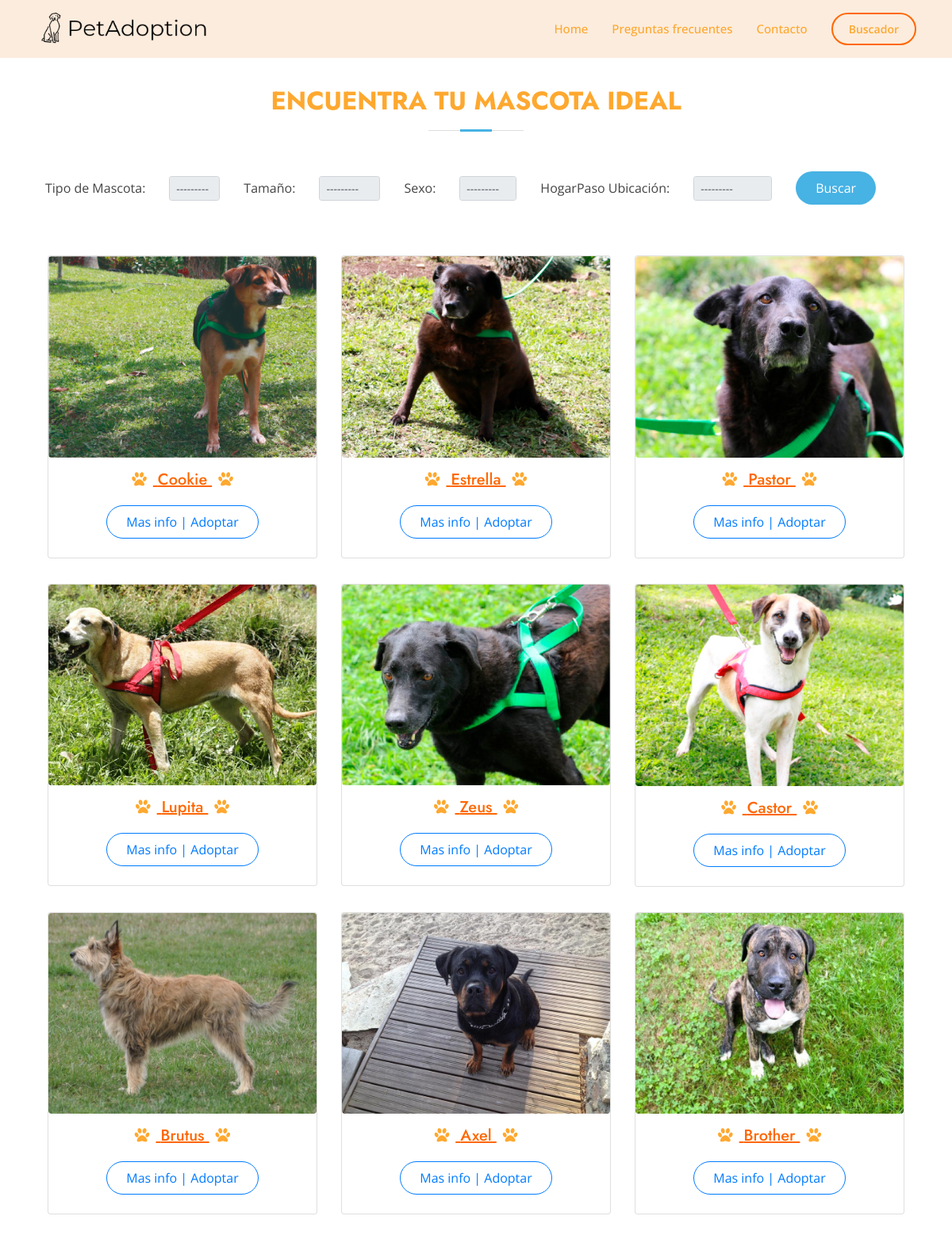
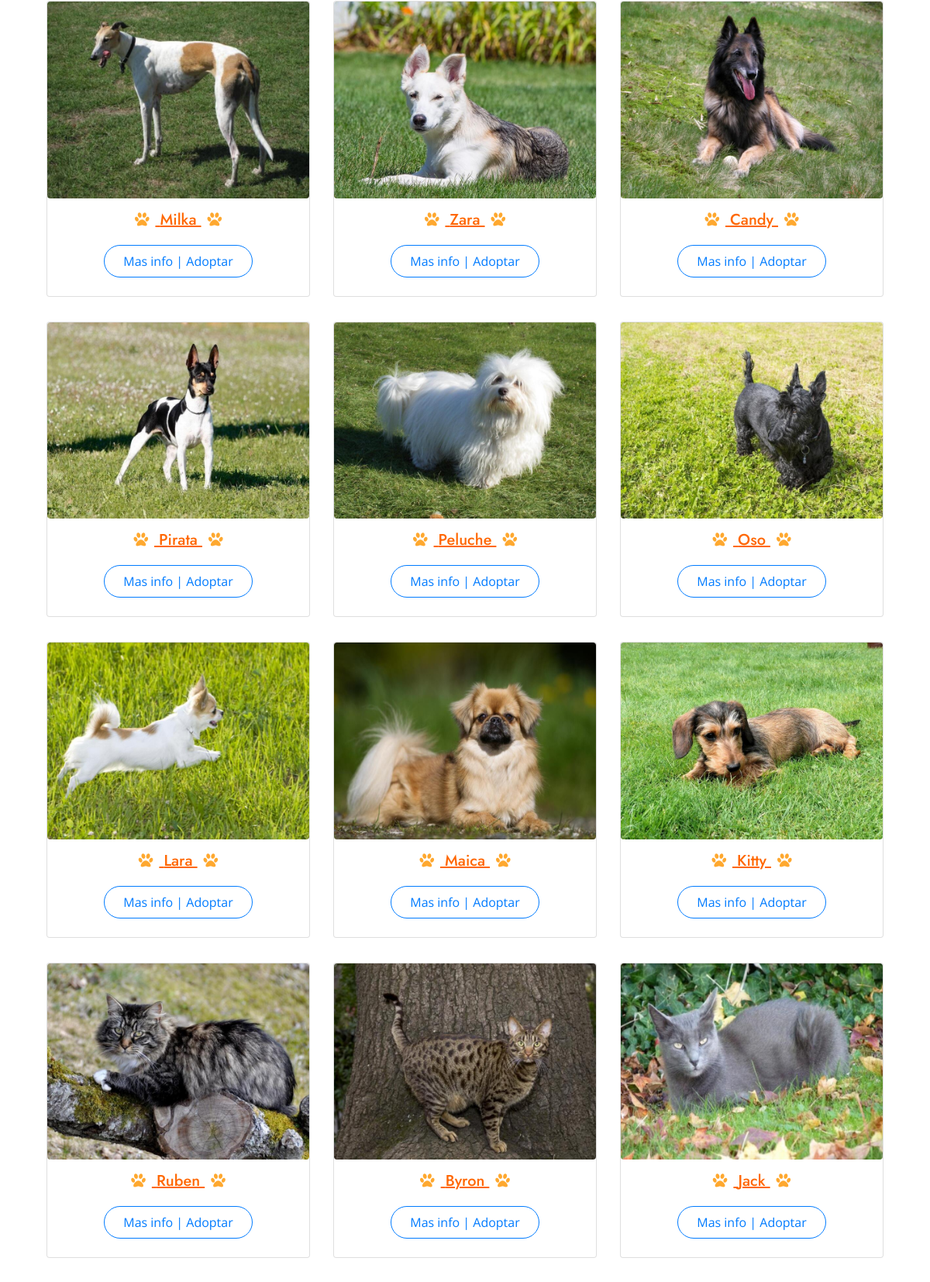
Page /buscador/ (upper part) on the committed database (2 pictures, top to bottom).
### buscador/models.py (models this page shows, shortened)
class Mascota (models.Model):
    ESPECIE = (('Canino','Canino'),
                ('Felino','Felino'),)
    TAMANO = (('Grande','Grande'),
                ('Mediano','Mediano'),
                ('Pequeño','Pequeño'),)
    GENERO = (('Macho','Macho'),
                ('Hembra','Hembra'),)
    VACUNACION = (('Vacunado','Vacunado'),
                ('No vacunado','No vacunado'),)
    ESTERILIZACION = (('Esterilizado','Esterilizado'),
                ('No esterilizado','No esterilizado'),)
    idMascota = models.BigAutoField(primary_key=True)
    nombreMascota = models.CharField("Nombre mascota", max_length=30)
    especieMascota = models.CharField("Tipo de Mascota",max_length=515, choices= ESPECIE)
    edad = models.CharField("Edad,", max_length=9)
    raza = models.CharField("Raza", max_length=30)
    tamanoMascota = models.CharField("Tamaño", max_length=15, choices= TAMANO)
    sexo = models.CharField("Sexo",max_length=15, choices= GENERO)
    vacunacion = models.CharField("Estado de Vacunación", max_length=15, choices= VACUNACION)
    esterilizacion = models.CharField("Estado de Esterilización", max_length=30, choices=ESTERILIZACION)
    imagen = models.ImageField(upload_to ="Mascotas")
    descripcion = models.TextField("Descripción",max_length=1000)
    HogarPaso = models.ForeignKey(HogarPaso, on_delete=models.CASCADE)
    class Meta:
                verbose_name = 'Mascota'
                verbose_name_plural = 'Mascotas'

### buscador/views.py (the view)
# urls.py: path('', views.buscador, name ='buscador'),
def buscador (request):
    mascota =  Mascota.objects.all()
    myfilter = mascotaFilter(request.GET, queryset= mascota)
    mascota = myfilter.qs
    context = {"mascotas":mascota,'filter': myfilter}
    return render(request,'buscador.html', context)

### core/templatetags/custom_tags.py (called while the page is built)
@register.simple_tag
def anchor(url_name, section_id):
    return reverse(url_name) + '#' + section_id

### buscador/templates/buscador.html
{% extends 'base.html' %}
{% load static %}
{% load widget_tweaks %}
{% block content %}
<section id="buscador" class="about">
  <div class="container" data-aos="fade-up">
    <div class="row">
      <div class="section-title">
        <h2>Encuentra tu mascota ideal</h2>
      </div>
    </div>
    <div class="row align-items-center mb-5">
      <form class="align-items-center text-center" method="get">
        <div class="form-inline style-filter">
          <div class="form-group">
            <div class="col-auto">
              {{ filter.form.especieMascota.label_tag }}
            </div>
            <div class="col-auto">
              {% render_field filter.form.especieMascota class="form-control form-control-sm" %}
            </div>
          </div>
          <div class="form-group">
            <div class="col-auto">
              {{ filter.form.tamanoMascota.label_tag }}
            </div>
            <div class="col-auto">
              {% render_field filter.form.tamanoMascota class="form-control form-control-sm" %}
            </div>
          </div>
          <div class="form-group">
            <div class="col-auto">
              {{ filter.form.sexo.label_tag }}
            </div>
            <div class="col-auto">
              {% render_field filter.form.sexo class="form-control form-control-sm" %}
            </div>
          </div>
          <div class="form-group">
            <div class="col-auto">
              {{ filter.form.HogarPaso__ciudad.label_tag }}
            </div>
            <div class="col-auto">
              {% render_field filter.form.HogarPaso__ciudad class="form-control form-control-sm" %}
            </div>
          </div>
          <div class="col-auto">
            <button class="btn rounded-pill mx-auto py-2 px-4 text-white" type="submit"
              style="background: #47b2e4;">Buscar</button>
          </div>
        </div>
      </form>
    </div>
    <div class="col-md 9">
      <div class="row ">
        {% for mascota in mascotas %}
        <div class="col-md-4">
          <div class="card pb-4 my-3 rounded">
            <img class="image-tumbail rounded mb-2" src="{{mascota.imagen.url}}" alt="Card image cap">
            <div class="text-center align-middle my-2">
              <h5 class="card-title text-decoration-underline" style="color: #ff6701">
                <i class="fa fa-paw mx-2" aria-hidden="true" style="color:#fea82f"></i>
                {{mascota.nombreMascota}}
                <i class="fa fa-paw mx-2" aria-hidden="true" style="color:#fea82f"></i>
              </h5>
            </div>
            <a href="{% url 'detalleMascota' mascota.idMascota mascota.HogarPaso.idHogarPaso %}"
              class="btn btn-outline-primary rounded-pill mx-auto py-2 px-4">Mas info | Adoptar</a>
          </div>
        </div>
        {% endfor %}
      </div>
    </div>
  </div>
</section>
{% endblock %}

### core/static/css/style2.css (style rules this page uses)
a { color: #47b2e4; text-decoration: none; }
h1, h2, h3, h4, h5, h6 { font-family: "Jost", sans-serif; }
section { padding: 60px 0; overflow: hidden; }
.section-title { text-align: center; padding-bottom: 30px; }
.section-title h2 { font-size: 32px; font-weight: bold; text-transform: uppercase; margin-bottom: 20px; padding-bottom: 20px; position: relative; color: #fea82f; }
.section-title h2::before { content: ''; position: absolute; display: block; width: 120px; height: 1px; background: #ddd; bottom: 1px; left: calc(50% - 60px); }
.section-title h2::after { content: ''; position: absolute; display: block; width: 40px; height: 3px; background: #47b2e4; bottom: 0; left: calc(50% - 20px); }

### rows in the picture
Mascota: imagen (picture), nombreMascota "Cookie"
Mascota: imagen (picture), nombreMascota "Estrella"
Mascota: imagen (picture), nombreMascota "Pastor"
Mascota: imagen (picture), nombreMascota "Lupita"
Mascota: imagen (picture), nombreMascota "Zeus"
Mascota: imagen (picture), nombreMascota "Castor"
Mascota: imagen (picture), nombreMascota "Brutus"
Mascota: imagen (picture), nombreMascota "Axel"
Mascota: imagen (picture), nombreMascota "Brother"
Mascota: imagen (picture), nombreMascota "Milka"
Mascota: imagen (picture), nombreMascota "Zara"
Mascota: imagen (picture), nombreMascota "Candy"
Mascota: imagen (picture), nombreMascota "Pirata"
Mascota: imagen (picture), nombreMascota "Peluche"
Mascota: imagen (picture), nombreMascota "Oso"
Mascota: imagen (picture), nombreMascota "Lara"
Mascota: imagen (picture), nombreMascota "Maica"
Mascota: imagen (picture), nombreMascota "Kitty"
Mascota: imagen (picture), nombreMascota "Ruben"
Mascota: imagen (picture), nombreMascota "Byron"
Mascota: imagen (picture), nombreMascota "Jack"

### other values in the picture
{{ filter.form.especieMascota.label_tag }} "Tipo de Mascota:"
{{ filter.form.tamanoMascota.label_tag }} "Tamaño:"
{{ filter.form.sexo.label_tag }} "Sexo:"
{{ filter.form.HogarPaso__ciudad.label_tag }} "HogarPaso Ubicación:"
